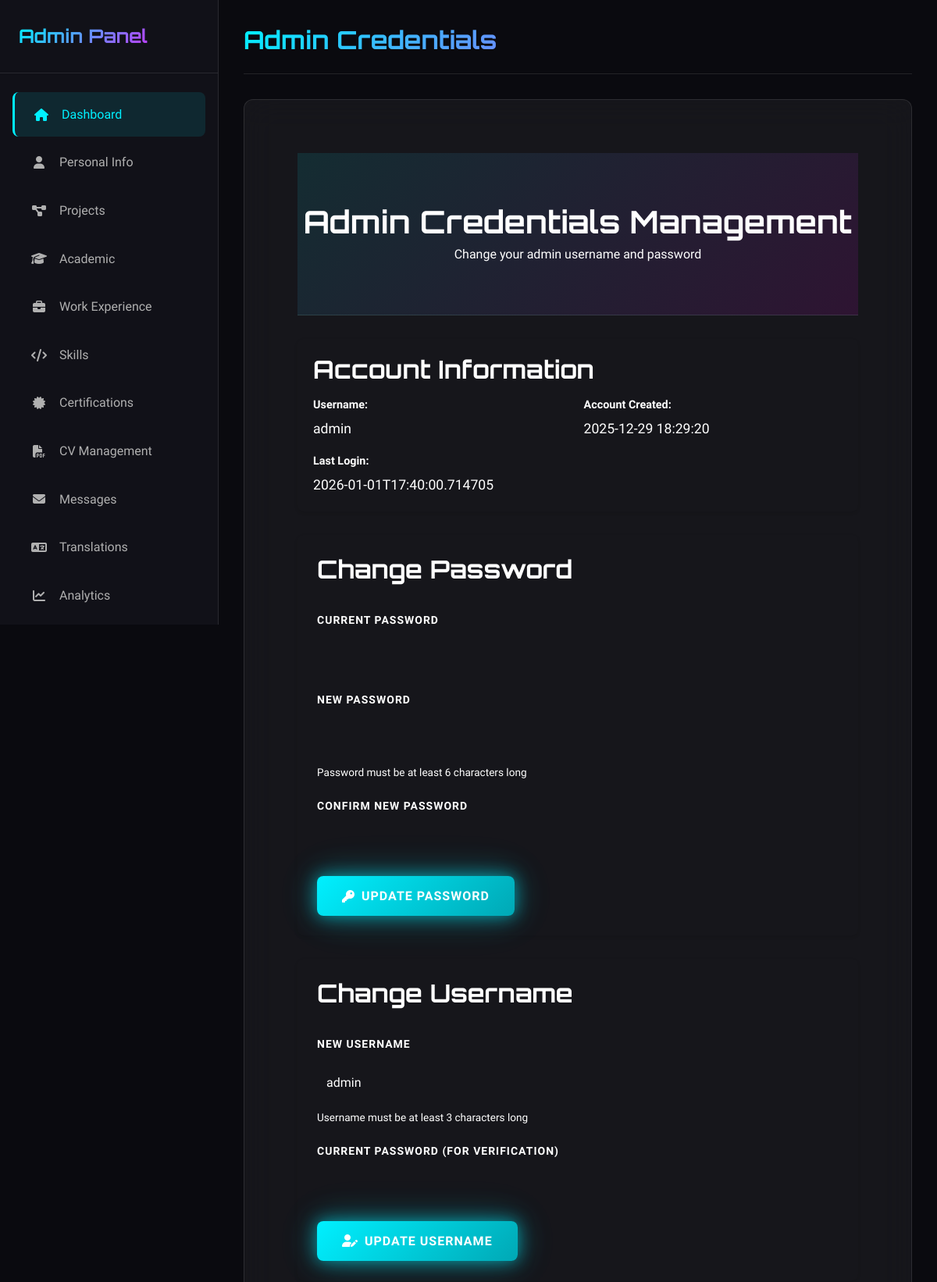
The page /admin/credentials (signed in) on the database its author committed.
### tables this page shows
CREATE TABLE admin_users (
                    id INTEGER PRIMARY KEY AUTOINCREMENT,
                    username TEXT UNIQUE NOT NULL,
                    password_hash TEXT NOT NULL,
                    created_at TEXT DEFAULT CURRENT_TIMESTAMP,
                    last_login TEXT,
                    is_active INTEGER DEFAULT 1
                );

### app.py (the view, shortened to what this page needs)
@app.route('/admin/credentials', methods=['GET', 'POST'])
@admin_required
def admin_credentials():
    db = get_db()
    current_username = session.get('admin_username')
    admin_info = None
    if current_username:
        with db.get_connection() as conn:
            cursor = conn.cursor()
            cursor.execute('''
                SELECT username, created_at, last_login
                FROM admin_users
                WHERE username = ?
            ''', (current_username,))
            row = cursor.fetchone()
            if row:
                admin_info = {
                    'username': row['username'],
                    'created_at': row['created_at'],
                    'last_login': row['last_login']
                }
    return render_template('admin/credentials.html', admin_info=admin_info)

### app.py (called while the page is built, shortened)
@app.before_request
def track_analytics():
    if request.path.startswith('/admin') or \
       request.path.startswith('/static') or \
       request.path.startswith('/api') or \
       request.path.startswith('/set-language'):
        return

@app.context_processor
def inject_language():
    current_lang = get_current_language()
    return {
        'current_language': current_lang,
        'supported_languages': SUPPORTED_LANGUAGES,
        't': get_translation,
        'lang': current_lang
    }

def admin_required(f):
    from functools import wraps
    @wraps(f)
    def decorated_function(*args, **kwargs):
        if not session.get('admin_logged_in'):
            return redirect(url_for('admin_login'))
        return f(*args, **kwargs)
    return decorated_function

### database.py (called while the page is built)
    @contextmanager
    def get_connection(self):
        conn = sqlite3.connect(str(self.db_path))
        conn.row_factory = sqlite3.Row  # Enable column access by name
        try:
            yield conn
            conn.commit()
        except Exception:
            conn.rollback()
            raise
        finally:
            conn.close()

### i18n.py (called while the page is built)
def get_current_language() -> str:
    return session.get('language', DEFAULT_LANGUAGE)

### utils.py (called while the page is built)
def get_db() -> Database:
    global _db_instance
    if _db_instance is None:
        from config import DATABASE_PATH
        _db_instance = Database(DATABASE_PATH)
    return _db_instance

### templates/admin/credentials.html (shortened to what this page needs)
{% extends "admin/base.html" %}
{% block page_title %}Admin Credentials{% endblock %}
{% block content %}
<div class="credentials-management">
    <div class="page-header">
        <h2>Admin Credentials Management</h2>
        <p>Change your admin username and password</p>
    </div>
    {% if admin_info %}
    <div class="info-card">
        <h3>Account Information</h3>
        <div class="info-grid">
            <div class="info-item">
                <label>Username:</label>
                <span>{{ admin_info.username }}</span>
            </div>
            <div class="info-item">
                <label>Account Created:</label>
                <span>{{ admin_info.created_at or 'N/A' }}</span>
            </div>
            <div class="info-item">
                <label>Last Login:</label>
                <span>{{ admin_info.last_login or 'Never' }}</span>
            </div>
        </div>
    </div>
    {% endif %}
    <div class="credentials-forms">
        <div class="form-card">
            <h3>Change Password</h3>
            <form method="POST" action="{{ url_for('admin_credentials') }}">
                <div class="form-group">
                    <label for="current_password">Current Password</label>
                    <input type="password" id="current_password" name="current_password" required>
                </div>
                <div class="form-group">
                    <label for="new_password">New Password</label>
                    <input type="password" id="new_password" name="new_password" required minlength="6">
                    <small>Password must be at least 6 characters long</small>
                </div>
                <div class="form-group">
                    <label for="confirm_password">Confirm New Password</label>
                    <input type="password" id="confirm_password" name="confirm_password" required minlength="6">
                </div>
                <button type="submit" class="btn btn-primary">
                    <i class="fas fa-key"></i>
                    Update Password
                </button>
            </form>
        </div>
        <div class="form-card">
            <h3>Change Username</h3>
            <form method="POST" action="{{ url_for('admin_credentials') }}">
                <div class="form-group">
                    <label for="new_username">New Username</label>
                    <input type="text" id="new_username" name="new_username" required minlength="3"
                           value="{{ admin_info.username if admin_info else '' }}">
                    <small>Username must be at least 3 characters long</small>
                </div>
                <div class="form-group">
                    <label for="password_verify">Current Password (for verification)</label>
                    <input type="password" id="password_verify" name="password" required>
                </div>
                <button type="submit" class="btn btn-primary">
                    <i class="fas fa-user-edit"></i>
                    Update Username
                </button>
            </form>
        </div>
    </div>
</div>
{% endblock %}

### static/css/admin.css (style rules this page uses)
.admin-body { display: flex; min-height: 100vh; background: var(--bg-primary); }

### templates/admin/credentials.html (style rules this page uses)
.credentials-management { padding: 20px; }
.page-header { margin-bottom: 30px; }
.page-header h2 { margin: 0 0 5px 0; color: var(--color-text); }
.page-header p { color: var(--color-text-secondary); margin: 0; }
.info-card { background: var(--color-card); border-radius: 8px; padding: 20px; margin-bottom: 30px; box-shadow: 0 2px 4px rgba(0,0,0,0.1); }
.info-card h3 { margin: 0 0 15px 0; color: var(--color-text); }
.info-grid { display: grid; grid-template-columns: repeat(auto-fit, minmax(250px, 1fr)); gap: 15px; }
.info-item { display: flex; flex-direction: column; gap: 5px; }
.info-item label { font-weight: 600; color: var(--color-text-secondary); font-size: 0.9em; }
.info-item span { color: var(--color-text); font-size: 1.1em; }
.credentials-forms { display: grid; grid-template-columns: repeat(auto-fit, minmax(400px, 1fr)); gap: 30px; }
.form-card { background: var(--color-card); border-radius: 8px; padding: 25px; box-shadow: 0 2px 4px rgba(0,0,0,0.1); }
.form-card h3 { margin: 0 0 20px 0; color: var(--color-text); padding-bottom: 15px; border-bottom: 2px solid var(--color-border); }
.form-group { margin-bottom: 20px; }
.form-group label { display: block; margin-bottom: 8px; font-weight: 600; color: var(--color-text); }
.form-group input { width: 100%; padding: 12px; border: 1px solid var(--color-border); border-radius: 6px; font-size: 1em; background: var(--color-bg); color: var(--color-text); box-sizing: border-box; }
.form-group small { display: block; margin-top: 5px; color: var(--color-text-secondary); font-size: 0.85em; }

### rows shown on the page
admin_users: username "admin", created_at "2025-12-29 18:29:20", last_login "2026-01-01T17:40:00.714705", new_username "admin"
